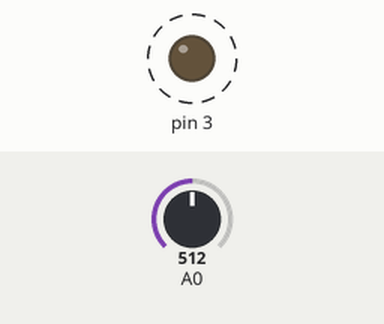
This sketch was run on a simulated Arduino Uno, built with avr-gcc and run on an emulated ATmega328P. Parts: output pins drawn as LEDs (lit = HIGH). Dashed ring = blinking. The inputs (shaded band) are chosen by the test bench; at power-on: A0 = 512.

Above: at 1.8 s.
1.9 s: A0 set to 0
At 2.5 s:
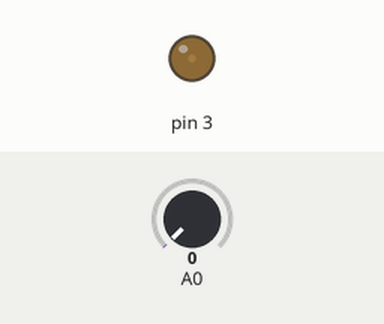
3.6 s: A0 set to 122
At 3.9 s:
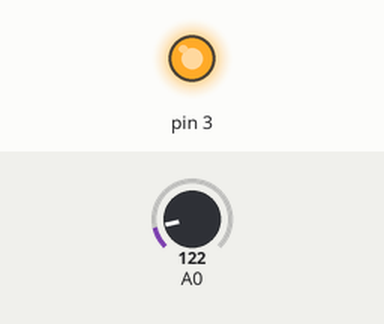
Timing chart, 0 to 13.1 s (numbered marks = the images above; inputs shaded):
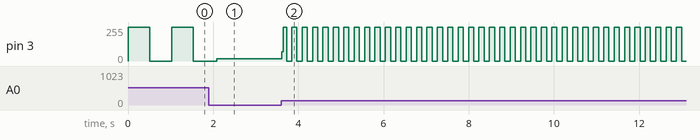

The sketch:

Analog_Input.ino
```cpp
void setup() {
pinMode(3, OUTPUT);
}

void loop() {
int sensorValue = (analogRead (A0));
digitalWrite(3,HIGH);
delay(sensorValue);
digitalWrite(3, LOW);
delay(sensorValue);

}
```

Measured:
- after the input at 3.6 s, pin 3: 18/255 → 70/255 at once, then moves between 0/255 and 255/255, repeating every 0.24 s
- by itself, pin 3: alternates 255/255 for 0.51 s and 0/255 for 0.51 s
